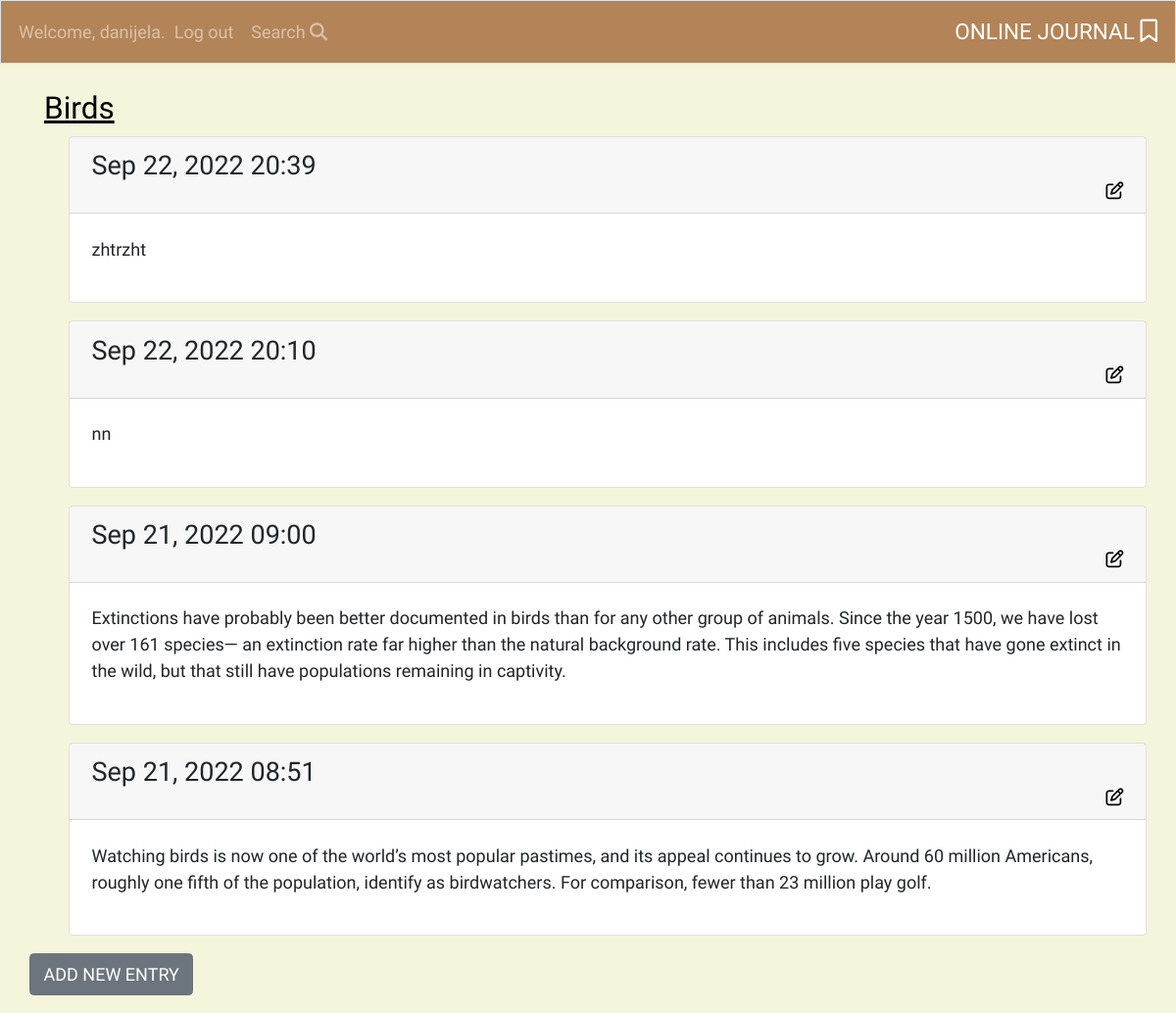
Page /topics/1 (signed in) on the earlier database version.
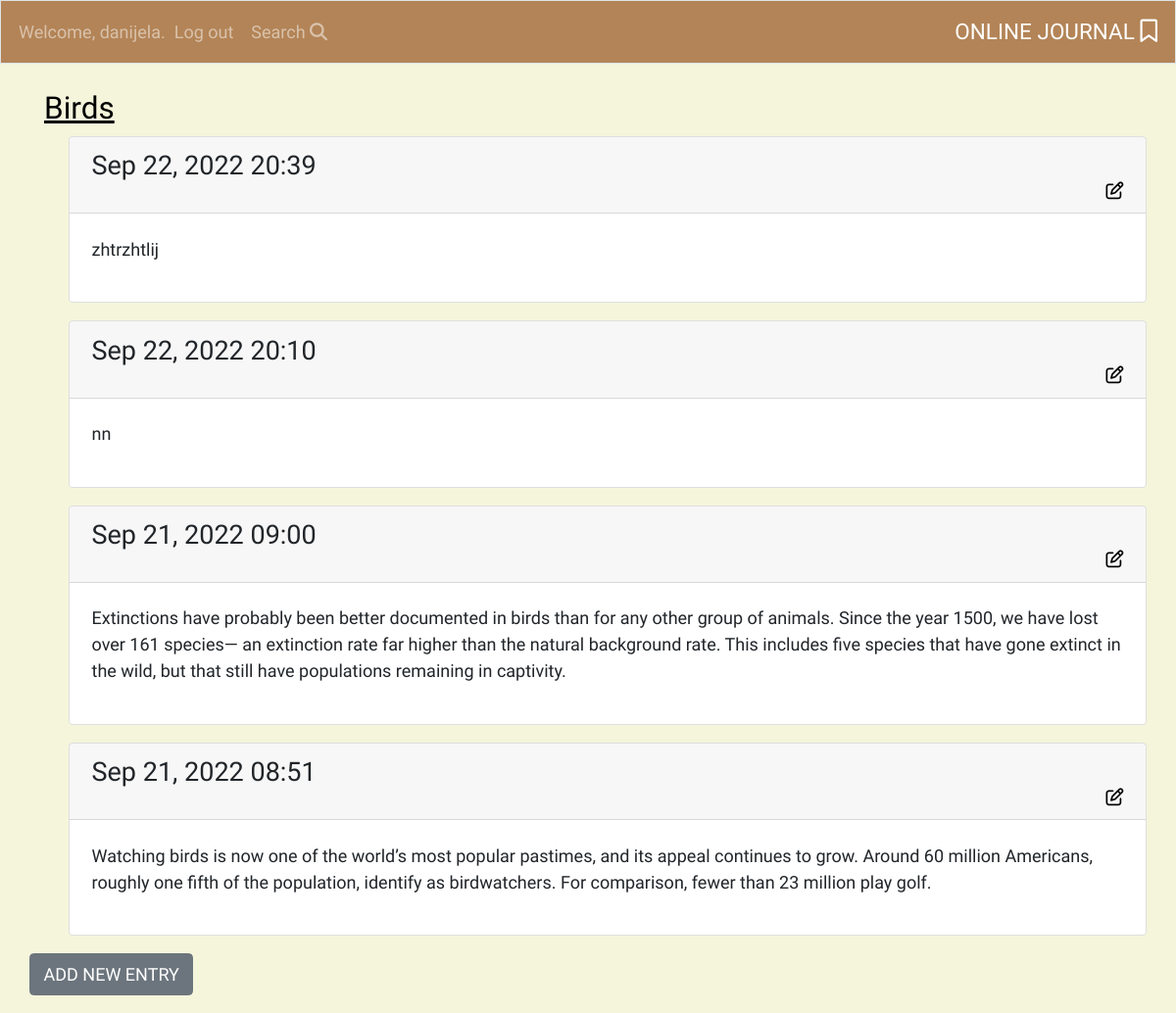
Same page on the later database version.
### learning_logs/models.py (models this page shows, shortened)
class Entry(models.Model):
    topic = models.ForeignKey(Topic, on_delete=models.CASCADE)
    text = models.TextField()
    date_added = models.DateTimeField(auto_now_add=True)

### learning_logs/views.py (the view)
# urls.py: path('topics/<int:topic_id>', views.topic, name='topic'),
@login_required
def topic(request, topic_id):
    topic = get_object_or_404(Topic, id=topic_id)
    entries = topic.entry_set.order_by('-date_added')
    context = {'topic': topic, 'entries': entries}
    return render(request, 'learning_logs/topic.html', context)

### learning_logs/models.py (called while the page is built)
    def __str__(self):
        return self.text

### learning_logs/templates/learning_logs/topic.html (shortened to what this page needs)
{% extends 'learning_logs/base.html' %}
{% block page_header %}
<h3 class="topic-on-hand">{{ topic }}</h3>
{% endblock page_header %}
{% block content %}
<ul>
  {% for entry in entries %}
  <div class="card mb-3">
    <h4 class="card-header">
      {{ entry.date_added|date:'M d, Y H:i' }}
      <small><a href="{% url 'learning_logs:edit_entry' entry.id %}">
          <i class="fa-regular fa-pen-to-square edit"></i></a></small>
    </h4>
    <div class="card-body">
      {{ entry.text|linebreaks }}
    </div>
  </div>
  {% empty %}
  <p>There are currently no entries.</p>
  {% endfor %}
</ul>
<p>
  <a class="new-entry btn btn-secondary" href="{% url 'learning_logs:new_entry' topic.id %}" role="button">Add new
    entry</a>
</p>
{% endblock content %}

Differences in the rows shown:
changed Entry: text "zhtrzht" → "zhtrzhtlij"
